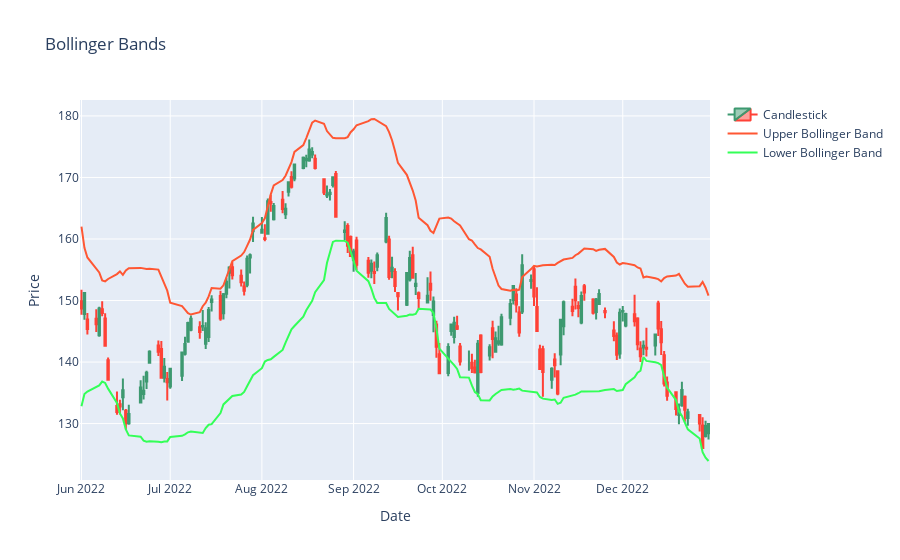

Here is the notebook cell this chart was saved with:
### Code cell
stock.visualize_bollinger_bands('2022-06-01', '2023-01-01')

### Figure 1 — Plotly figure (JSON) as saved in the notebook; plotly's stock layout.template omitted (floating-point values rounded to 4 significant figures; data arrays with more than 128 entries replaced by an {"elided": "..."} marker saying what was removed)
{"data": [{"close": {"elided": "148 float values"}, "high": {"elided": "148 float values"}, "low": {"elided": "148 float values"}, "name": "Candlestick", "open": {"elided": "148 float values"}, "type": "candlestick", "x": {"elided": "148 str values"}}, {"line": {"color": "#FF5733"}, "mode": "lines", "name": "Upper Bollinger Band", "type": "scatter", "x": {"elided": "148 str values"}, "y": {"elided": "148 float values"}}, {"line": {"color": "#33FF57"}, "mode": "lines", "name": "Lower Bollinger Band", "type": "scatter", "x": {"elided": "148 str values"}, "y": {"elided": "148 float values"}}], "layout": {"title": {"text": "Bollinger Bands"}, "xaxis": {"rangeslider": {"visible": false}, "title": {"text": "Date"}}, "yaxis": {"title": {"text": "Price"}}}}
